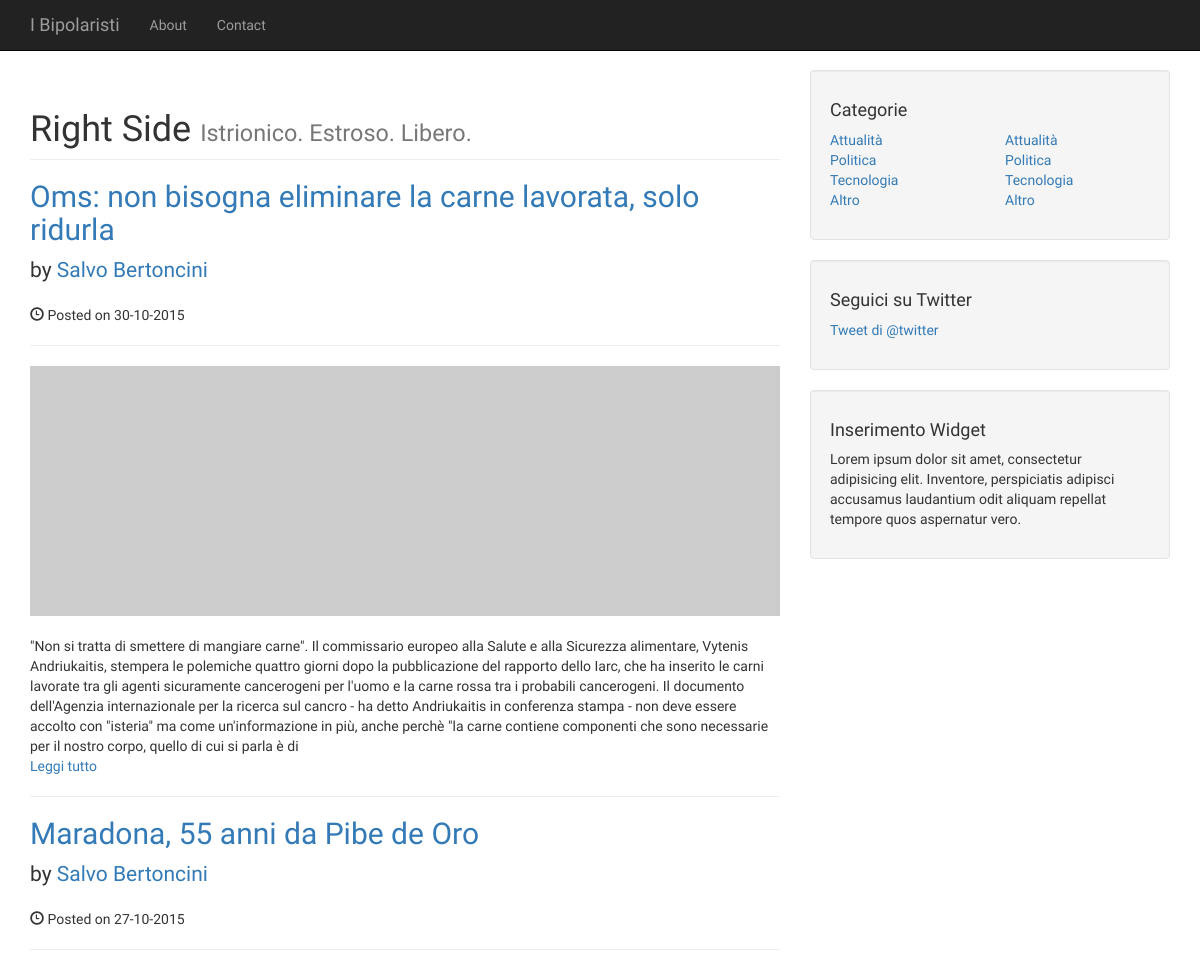
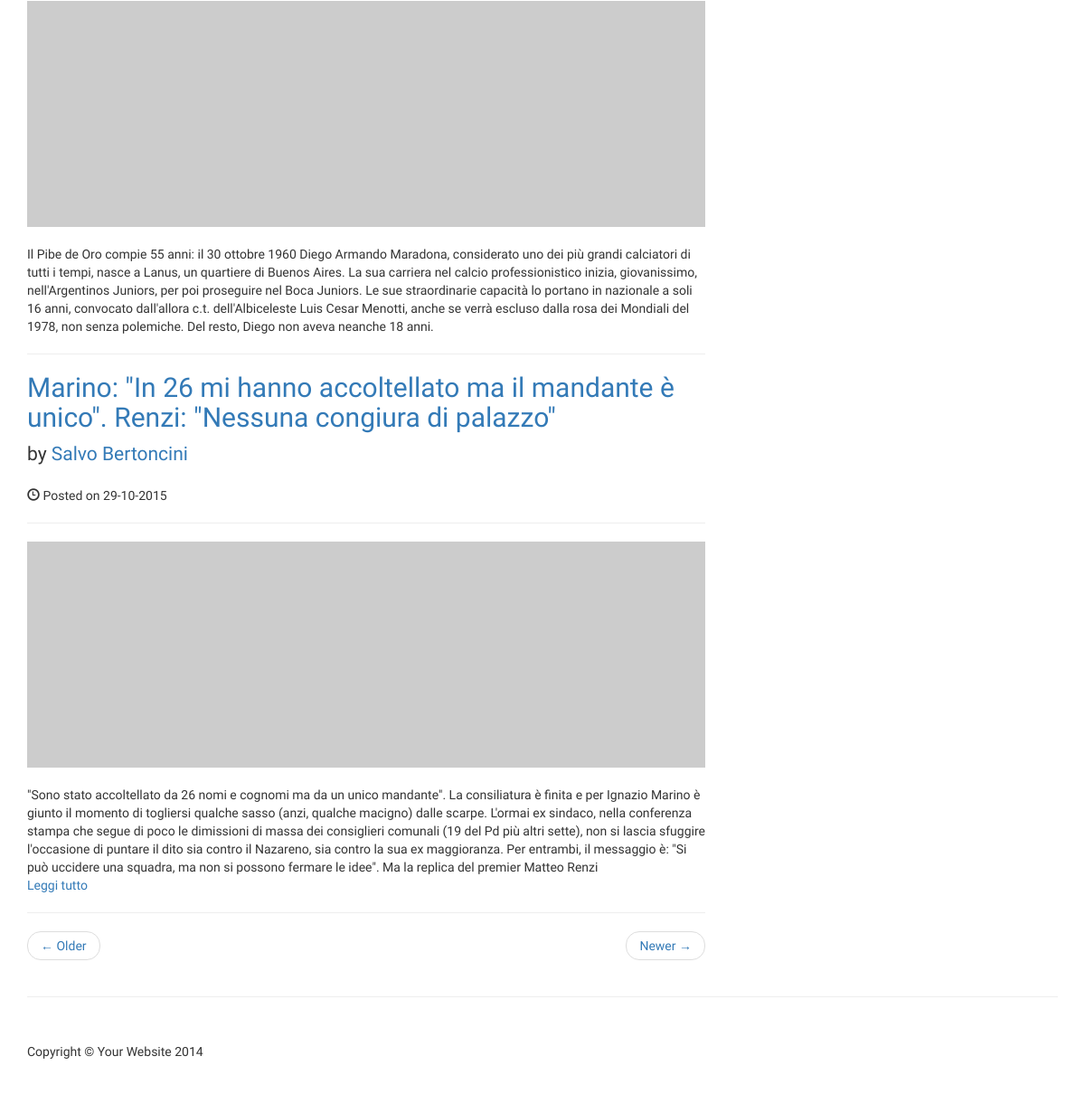
The app's page /rightside.php with its own data (2 pictures, top to bottom).
### tables this page shows
CREATE TABLE IF NOT EXISTS `tb3_post` (
  `id_post` int(11) NOT NULL,
  `id_category` int(11) NOT NULL,
  `id_user` int(11) NOT NULL,
  `article_post` text NOT NULL,
  `title_post` varchar(255) NOT NULL,
  `data_post` date NOT NULL
);

CREATE TABLE IF NOT EXISTS `tb1_user` (
  `id_user` int(11) NOT NULL,
  `name_user` varchar(255) NOT NULL,
  `surname_user` varchar(255) NOT NULL,
  `username_user` varchar(255) NOT NULL,
  `password_user` varchar(255) NOT NULL,
  `bio_user` text NOT NULL,
  `id_image` int(11) DEFAULT NULL
);

### anteprima.php (called while the page is built)
<?php
function anteprima($testo, $lunghezza, $finale) {
return (count($parole = explode(' ', $testo)) > $lunghezza) ? implode(' ', array_slice($parole, 0, $lunghezza)) . $finale : $testo;
}
?>

### rightside.php (the view, shortened to what this page needs)
<!DOCTYPE html>
<html lang="en">
<head>
    <link href="bootstrap/css/bootstrap.min.css" rel="stylesheet">
    <link href="bootstrap/css/rightside.css" rel="stylesheet">
</head>
<body>
    <nav class="navbar navbar-inverse navbar-fixed-top" role="navigation">
        <div class="container">
            <div class="navbar-header">
                <a class="navbar-brand" href="index.html">I Bipolaristi</a>
            </div>
            <div class="collapse navbar-collapse" id="bs-example-navbar-collapse-1">
                <ul class="nav navbar-nav">
                    <li>
                        <a href="#">About</a>
                    </li>
                    <li>
                        <a href="#">Contact</a>
                    </li>
                </ul>
            </div>
        </div>
    </nav>
    <div class="container">
        <div class="row">
            <div class="col-md-8">
                <h1 class="page-header">
                    Right Side
                    <small>Istrionico. Estroso. Libero.</small>
                </h1>
                <?php
                    @include "anteprima.php";
                    $sql = "SELECT * FROM tb3_post ORDER BY id_post DESC";
                    $query = @mysql_query($sql) or die (mysql_error());
                    if(mysql_num_rows($query) > 0){
                      while($row = mysql_fetch_array($query)){
                        $art_id = $row['id_post'];
                        $autore = stripslashes($row['id_user']);
                        $titolo = stripslashes($row['title_post']);
                        $data = $row['data_post'];
                        $articolo = $row['article_post'];
                        $nomecognomeSQL = "SELECT name_user, surname_user FROM tb1_user WHERE id_user = '".$autore."'";
                        $queryAutore = @mysql_query($nomecognomeSQL) or die (mysql_error());
                        if(mysql_num_rows($queryAutore) > 0)
                                if ($riga = mysql_fetch_array($queryAutore)) {
                                  $nome_autore = $riga['name_user'];
                                  $cognome_autore = $riga['surname_user'];
                                }
                ?>
                <?php
                        $link = " <br><a href=\"post.php?id=".$art_id."\">Leggi tutto</a>";
                        echo "<h2><a href=\"post.php?id=$art_id\">".$titolo."</a></h2>";
                        echo  "<p class=\"lead\">by <a href=\"#\">". $nome_autore . " " . $cognome_autore . "</a></p>";
                        $data = preg_replace('/^(.{4})-(.{2})-(.{2})$/','$3-$2-$1', $data);
                        echo  "<p><span class=\"glyphicon glyphicon-time\"></span> Posted on " . $data . "</p><hr>";
                        echo "<img class=\"img-responsive\" src=\"http://placehold.it/900x300\" alt=\"\"><br>";
                        echo "<p>".@anteprima($articolo, 100, $link)."</p>";
                        echo "<hr>";
                      }
                    }
                    else{
                      echo "Nessun articolo presente.";
                    }
                ?>
                <ul class="pager">
                    <li class="previous">
                        <a href="#">&larr; Older</a>
                    </li>
                    <li class="next">
                        <a href="#">Newer &rarr;</a>
                    </li>
                </ul>
            </div>
            <div class="col-md-4">
                <div class="well">
                    <h4>Categorie</h4>
                    <?php
                        $sql = "SELECT * FROM `tb2_category` ORDER BY `id_category`";
                        $query = @mysql_query($sql) or die (mysql_error());
                        $i=0;
                        if(mysql_num_rows($query)>0)
                          while($row = mysql_fetch_array($query)){
                            $name[$i] = stripslashes($row['name_category']);
                            $i++;
                        }
                    ?>
                    <div class="row">
                        <div class="col-lg-6">
                            <ul class="list-unstyled">
                                <?php
                                $i=0;
                                while ($i<4) {
                                    echo '<li><a href="#">'.$name[$i].'</a></li>';
                                    $i++;
                                }
                                ?>
                            </ul>
                        </div>
                        <div class="col-lg-6">
                            <ul class="list-unstyled"><?php
                                $i=0;
                                while ($i<4) {
                                    echo '<li><a href="#">'.$name[$i].'</a></li>';
                                    $i++;
                                }
                                ?>
                            </ul>
                        </div>
                    </div>
                </div>
                <div class="well">
                    <h4>Seguici su Twitter</h4>
                    <p><a class="twitter-timeline" href="https://twitter.com/twitter" data-widget-id="660233632943054848">Tweet di @twitter</a>
                    </p>
                </div>
                <div class="well">
                    <h4>Inserimento Widget</h4>
                    <p>Lorem ipsum dolor sit amet, consectetur adipisicing elit. Inventore, perspiciatis adipisci accusamus laudantium odit aliquam repellat tempore quos aspernatur vero.</p>
                </div>
            </div>
        </div>
        <hr>
        <footer>
            <div class="row">
                <div class="col-lg-12">
                    <p>Copyright &copy; Your Website 2014</p>
                </div>
            </div>
        </footer>
    </div>
</body>
</html>

### records on screen
tb3_post: title_post "Oms: non bisogna eliminare la carne lavorata, solo ridurla", id_user.name_user "Salvo", id_user.surname_user "Bertoncini", data_post "30-10-2015", article_post "\"Non si tratta di smettere di mangiare carne\". Il commissario europeo alla Salute e alla Sicurezza alimentare, Vytenis Andriukaitis, stempera le polemiche quattro giorni dopo la pubblicazione del rapporto dello Iarc, che ha inserito le carni lavorate tra gli agenti sicuramente cancerogeni per l'uomo e la carne rossa tra i probabili cancerogeni. Il documento dell'Agenzia internazionale per la ricerca sul cancro - ha detto Andriukaitis in conferenza stampa - non deve essere accolto con \"isteria\" ma come un'informazione in più, anche perchè \"la carne contiene componenti che sono necessarie per il nostro corpo, quello di cui si parla è di"
tb3_post: title_post "Maradona, 55 anni da Pibe de Oro", id_user.name_user "Salvo", id_user.surname_user "Bertoncini", data_post "27-10-2015", article_post "Il Pibe de Oro compie 55 anni: il 30 ottobre 1960 Diego Armando Maradona, considerato uno dei più grandi calciatori di tutti i tempi, nasce a Lanus, un quartiere di Buenos Aires. La sua carriera nel calcio professionistico inizia, giovanissimo, nell'Argentinos Juniors, per poi proseguire nel Boca Juniors. Le sue straordinarie capacità lo portano in nazionale a soli 16 anni, convocato dall'allora c.t. dell'Albiceleste Luis Cesar Menotti, anche se verrà escluso dalla rosa dei Mondiali del 1978, non senza polemiche. Del resto, Diego non aveva neanche 18 anni."
tb3_post: title_post "Marino: \"In 26 mi hanno accoltellato ma il mandante è unico\". Renzi: \"Nessuna congiura di palazzo\"", id_user.name_user "Salvo", id_user.surname_user "Bertoncini", data_post "29-10-2015", article_post "\"Sono stato accoltellato da 26 nomi e cognomi ma da un unico mandante\". La consiliatura è finita e per Ignazio Marino è giunto il momento di togliersi qualche sasso (anzi, qualche macigno) dalle scarpe. L'ormai ex sindaco, nella conferenza stampa che segue di poco le dimissioni di massa dei consiglieri comunali (19 del Pd più altri sette), non si lascia sfuggire l'occasione di puntare il dito sia contro il Nazareno, sia contro la sua ex maggioranza. Per entrambi, il messaggio è: \"Si può uccidere una squadra, ma non si possono fermare le idee\". Ma la replica del premier Matteo Renzi"

### other values on screen
$name[$i] "Attualità"
$name[$i] "Politica"
$name[$i] "Tecnologia"
$name[$i] "Altro"
